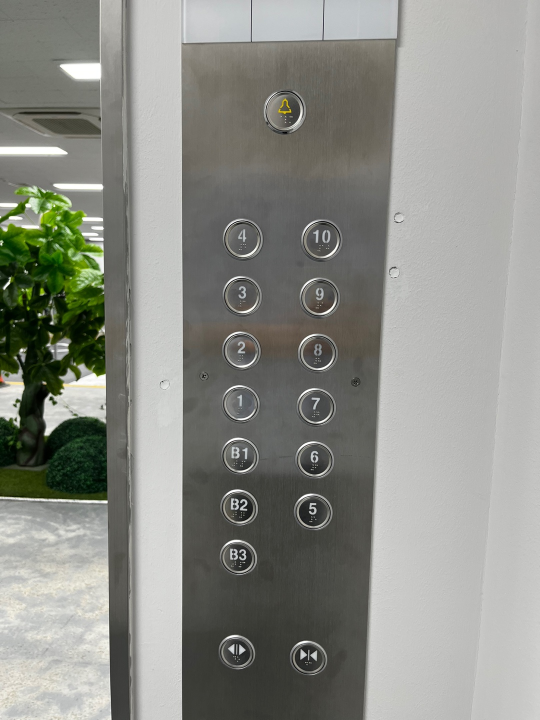
#> input picture cv_basics/tools/5th_pattern/5th_pattern.jpg, 1080 x 1440 px (shown at 1/2 size)
$ python -i image_proc.py   (imports and definitions only)   (Python 2 division)
#> lines starting #> are read from the running program, lines starting #| are printed output that depends on the picture
from contextlib import closing

from cv2 import dft
from matplotlib import transforms
from scipy.fftpack import dst
from .vision.transforms import Normalize, Compose, Normalize_Gray, Resize
from cv_bridge import CvBridge
import cv2 as cv
import numpy as np
import os
import math
from cmath import nan

class Matching:
    # [154 lines left out: functions __init__, calculate_matching_pts, make_pattern_image, calculate_homography_matrix, apply, calculate_reprojection_error and 3 more, not called in this run]

def get_color_map_list(num_classes):
    num_classes += 1
    color_map = num_classes * [0, 0, 0]
    for i in range(0, num_classes):
        j = 0
        lab = i
        while lab:
            color_map[i * 3] |= (((lab >> 0) & 1) << (7 - j))
            color_map[i * 3 + 1] |= (((lab >> 1) & 1) << (7 - j))
            color_map[i * 3 + 2] |= (((lab >> 2) & 1) << (7 - j))
            j += 1
            lab >>= 3
    color_map = color_map[3:]
    return color_map

def visualize(image, result, save_dir=None, weight=0.2):
    color_map = get_color_map_list(256)
    color_map = [color_map[i:i + 3] for i in range(0, len(color_map), 3)]
    color_map = np.array(color_map).astype("uint8")
    c1 = cv.LUT(result, color_map[:, 0])
    c2 = cv.LUT(result, color_map[:, 1])
    c3 = cv.LUT(result, color_map[:, 2])
    pseudo_img = np.dstack((c1, c2, c3))
    im = image.copy()
    im = cv.resize(im, (512, 512))
    vis_result = cv.addWeighted(im, weight, pseudo_img, 1 - weight, 0)
    if save_dir is not None:
        if not os.path.exists(save_dir):
            os.makedirs(save_dir)
        image_name = os.path.split(image)[-1]
        out_path = os.path.join(save_dir, image_name)
        cv.imwrite(out_path, vis_result)
    else:
        return vis_result


def img_check_show(img):
    cv.imshow('Test', img)
    cv.waitKey(0)

# [13 lines left out: function orb_matching, not called in this run]

>>> import cv2
>>> picture = cv2.imread('5th_pattern/5th_pattern.jpg', cv2.IMREAD_GRAYSCALE)
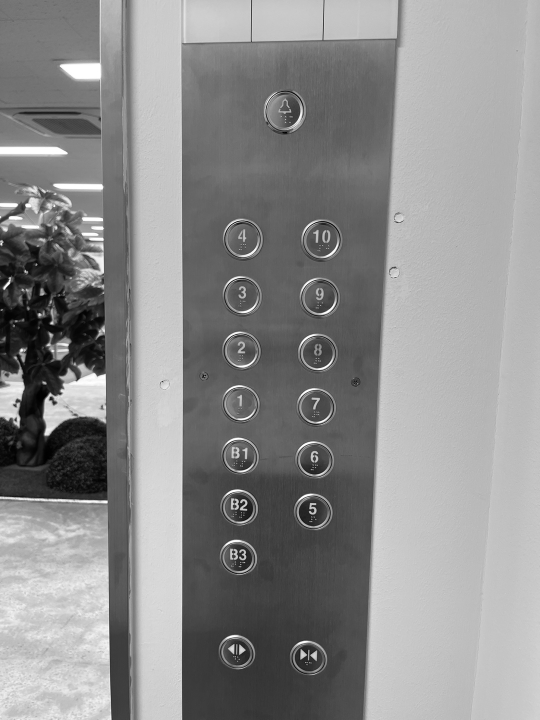
#> picture: shape (1440, 1080) (shown at 1/2 size); min 0, max 255, mean 140.5
>>> result = visualize(picture, 'out.png')
#> (the run stopped early here; a loop or call above may not have finished)
